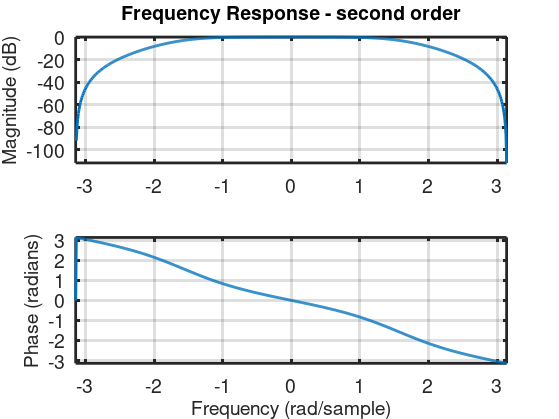

This chart was generated by the following MATLAB code:
clear all; close all;

c = [1,0,0.1716];
d = [0.2929, 0.5858, 0.2929];
w = -pi:0.01:pi;
H = (d(1)*exp(j*2*w) + d(2)*exp(j*w) + d(3))./(c(1)*exp(j*2*w) + c(2)*exp(j*w) + c(3));

% Create a nice FR plot 
hFig = figure();
hold on;

subplot(2,1,1);
hm = plot(w,20*log10(abs(H)));
grid on;
axis tight;
%axis([-pi, pi, -20, 5]);
hTitle  = title ('Frequency Response - second order');
hYLabel1 = ylabel('Magnitude (dB)');
set(gca, 'FontSize', 14, 'YTick', -100:20:0, 'LineWidth', 2);
subplot(2,1,2);
hp = plot(w,unwrap(angle(H)));
grid on;
axis tight;
%axis([-pi, pi, -pi, pi]);
hYLabel2 = ylabel('Phase (radians)');
hXLabel = xlabel('Frequency (rad/sample)');
set(gca, 'FontSize', 14, 'LineWidth', 2);

set(hm, 'linewidth', 2);
set(hp, 'linewidth', 2);

set([hXLabel, hYLabel1, hYLabel2]  , ...
     'FontSize'   , 14          );
set( hTitle                    , ...
     'FontSize'   , 14          , ...
     'FontWeight' , 'bold'      );


set(gcf, 'PaperPositionMode', 'auto');
print -dpng lecture25_3.png
